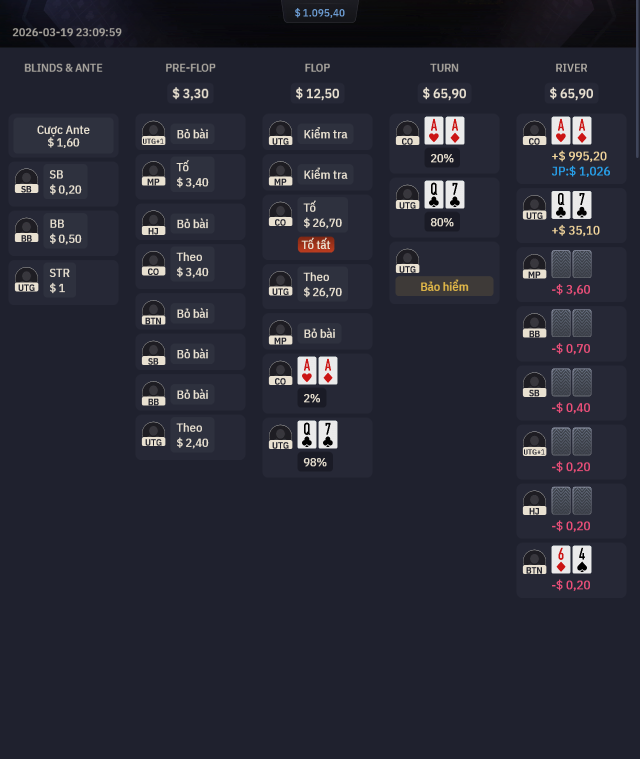
#> input picture ocr-service/debug_crop_action.png, 1280 x 1518 px (shown at 1/2 size)
$ python -i engine.py   (imports and definitions only)
#> lines starting #> are read from the running program, lines starting #| are printed output that depends on the picture; after the words box and inside, x2 and y2 are one past the last pixel; in counts of white or black regions, pixels touching at a corner belong together
#> further down, picture is the input picture: shape (1518, 1280, 3); mean B, G, R 53.1, 41.4, 40.3
import re
import os
import json
import logging
import time

import cv2
import numpy as np

logger = logging.getLogger(__name__)

# ─────────────────────────────────────────────
# Card Recognition Utilities
# ─────────────────────────────────────────────

VALID_RANKS = frozenset({'a', 'k', 'q', 'j', 't', '10', '9', '8', '7', '6', '5', '4', '3', '2'})

RANK_MAP = {
    '10': '10', '1o': '10', 'io': '10', 'l0': '10',
    '1': 'A',
    '09': '9', '06': '6', '08': '8', '07': '7',
    '05': '5', '04': '4', '03': '3', '02': '2',
    'o9': '9', 'o6': '6', 'o8': '8', 'o4': '4',
    'ok': 'K', 'oq': 'Q', 'oj': 'J',
}

# Pre-compiled regex patterns (avoid re-compiling per call)
_RE_RANK_SUIT = re.compile(r'^((?:10|[2-9TJQKA]))([HDCS])$', re.IGNORECASE)
_RE_RANK_SUIT_VALID = re.compile(r'^(?:10|[2-9TJQKA])[HDCS]$', re.IGNORECASE)


# [40 lines left out: functions normalize_card_rank, is_valid_card_rank, not called in this run]


# ─────────────────────────────────────────────
# LayoutEngine
# ─────────────────────────────────────────────
class LayoutEngine:
    # [117 lines left out: functions __init__, match_layout, crop_region, not called in this run]


# ─────────────────────────────────────────────
# CardDetector
# ─────────────────────────────────────────────

# Labels that easily raise false positives due to thin/generic shapes
_PENALIZED_LABELS = frozenset({'J', 'Q', '7', '1', 'I'})

# Context-specific configuration
_CONTEXT_CONFIG = {
    "board": {
        "rank_scales": [1.0],
        "suit_scales": [1.0],
        "suit_threshold": 0.80,
        "rank_threshold": 0.75,
        "max_dx": 80,
        "max_dy": 120,
    },
    "_default": {
        "rank_scales": [0.5, 0.6],
        "suit_scales_small": [0.9, 1.0, 1.1],
        "suit_scales_board_fallback": [0.5, 0.6],
        "suit_threshold": 0.70,
        "rank_threshold": 0.70,
        "max_dx": 40,
        "max_dy": 70,
        "fallback_scales": [0.4, 0.5, 0.6, 0.7],
    },
}

# Collect every unique scale used across all contexts — pre-compute these at load time
_ALL_SCALES = set()
# [4 lines not run here, left out]
_ALL_SCALES = sorted(_ALL_SCALES)


# [13 lines left out: function _prescale_template, not called in this run]


class CardDetector:
    def __init__(self, templates_dir="templates"):
        self.templates_dir = templates_dir
        self.ranks_dir = os.path.join(templates_dir, "ranks")
        self.suits_dir = os.path.join(templates_dir, "suits")

        self.rank_templates = {}
        self.suit_templates_board = {}   # *_board.png — large, for board cards
        self.suit_templates_small = {}   # *_small.png — small, for river/showdown
        self._load_templates()
        self._templates_mtime = self._snapshot_mtime()

        self._debug_dir = os.path.join(os.path.dirname(templates_dir), "debug_crops")
        self._failed_dir = os.path.join(os.path.dirname(templates_dir), "templates_failed", "raw")
        self._debug_dir_created = False
        self._failed_dir_created = False

    def _snapshot_mtime(self):
        """Collect {filename: mtime} for all .png files in ranks/ and suits/ dirs."""
        snapshot = {}
        for directory in (self.ranks_dir, self.suits_dir):
            if not os.path.isdir(directory):
                continue
            for f in os.listdir(directory):
                if f.endswith('.png'):
                    path = os.path.join(directory, f)
                    try:
                        snapshot[path] = os.path.getmtime(path)
                    except OSError:
                        pass
        return snapshot

    # [10 lines left out: function reload_if_changed, not called in this run]

    def _load_templates(self):
        """Load rank and suit template images from disk."""
        self._load_template_dir(
            self.ranks_dir,
            target=self.rank_templates,
        )
        self._load_template_dir(
            self.suits_dir,
            target=None,  # routed by suffix
        )

    def _load_template_dir(self, directory, target=None):
        """Load .png templates from a directory into the appropriate dict."""
        os.makedirs(directory, exist_ok=True)
        for f in os.listdir(directory):
            if not f.endswith('.png'):
                continue
            img = cv2.imread(os.path.join(directory, f), 0)
            if img is None:
                continue

            label = f.split('_')[0].split('.')[0]
            scaled = _prescale_template(img)
            entry = {'label': label, 'img': img, 'scaled': scaled}

            if target is not None:
                # Rank templates
                target[f] = entry
            else:
                # Suit templates — route by filename suffix
                if '_small' in f:
                    self.suit_templates_small[f] = entry
                    # Auto-generate inverted variant (white-on-black) for
                    # loser/showdown cards that render suits as light-on-dark
                    inv_img = cv2.bitwise_not(img)
                    inv_scaled = _prescale_template(inv_img)
                    inv_key = f.replace('_small.png', '_small_inv.png')
                    self.suit_templates_small[inv_key] = {
                        'label': label, 'img': inv_img, 'scaled': inv_scaled,
                    }
                else:
                    # '_board' or default
                    self.suit_templates_board[f] = entry

    # [58 lines left out: functions _save_debug, _bb_iou, _nms, not called in this run]

    def _build_search_images(self, image_gray, color_image):
        """
        Pre-compute all binarized search images once per frame.
        Returns list of grayscale images to match templates against.
        """
        _, binary = cv2.threshold(image_gray, 180, 255, cv2.THRESH_BINARY)
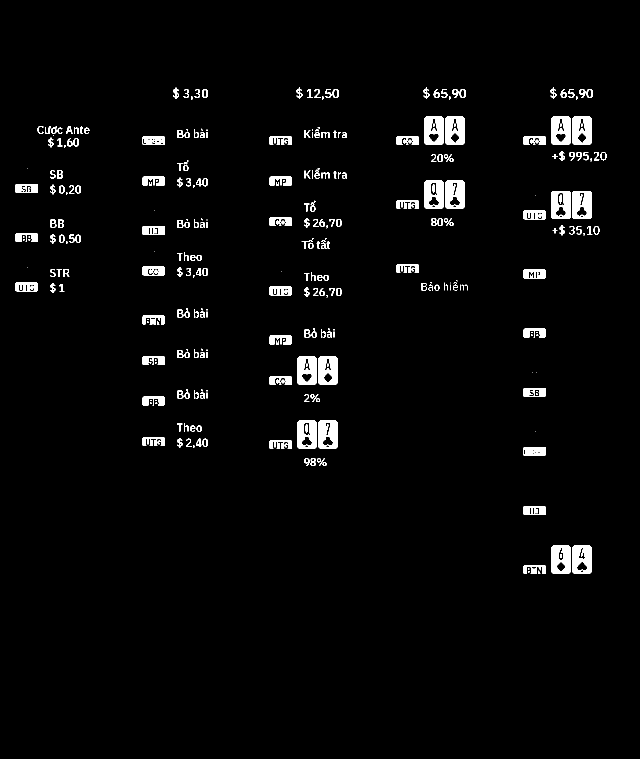
#> binary: shape (1518, 1280) (shown at 1/2 size); 2.9% white; 333 white regions (100 under 20 px), largest, box (x1, y1, x2, y2) and area: (637, 713, 675, 769) 1758, (1103, 1091, 1141, 1147) 1754, (891, 233, 929, 289) 1751
        binary_inv = cv2.bitwise_not(binary)
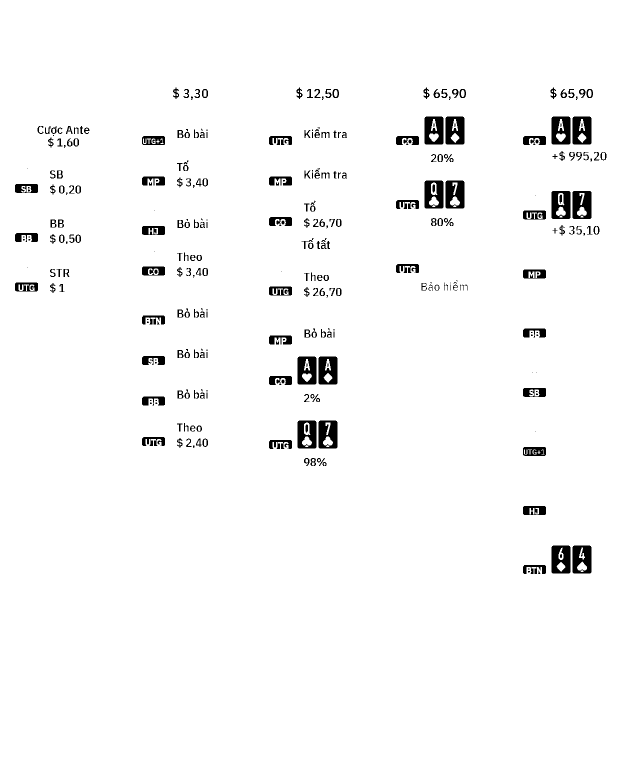
#> binary_inv: shape (1518, 1280) (shown at 1/2 size); 97.1% white; 333 black regions (100 under 20 px), largest, box (x1, y1, x2, y2) and area: (637, 713, 675, 769) 1758, (1103, 1091, 1141, 1147) 1754, (891, 233, 929, 289) 1751
        search_images = [binary, binary_inv]

        # Red suits (hearts/diamonds) on dark backgrounds have low grayscale
        # values (~60 for pure red) so they vanish during gray binarization.
        # Binarize the isolated Red channel to catch them.
        if color_image is not None and len(color_image.shape) == 3:
            # Zero-copy numpy slicing instead of cv2.split() which allocates 3 arrays
            r_ch = color_image[:, :, 2]
            b_ch = color_image[:, :, 0]
#> (the rest of the program and of its run is left out)
